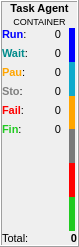
<?xml version="1.0" encoding="UTF-8"?>
<ui version="4.0">
 <class>FrmAgentStatus</class>
 <widget class="QFrame" name="FrmAgentStatus">
  <property name="geometry">
   <rect>
    <x>0</x>
    <y>0</y>
    <width>79</width>
    <height>247</height>
   </rect>
  </property>
  <property name="windowTitle">
   <string>Task Agent Status</string>
  </property>
  <property name="frameShape">
   <enum>QFrame::Box</enum>
  </property>
  <property name="frameShadow">
   <enum>QFrame::Raised</enum>
  </property>
  <layout class="QVBoxLayout" name="verticalLayout_2">
   <property name="spacing">
    <number>1</number>
   </property>
   <property name="leftMargin">
    <number>0</number>
   </property>
   <property name="topMargin">
    <number>0</number>
   </property>
   <property name="rightMargin">
    <number>0</number>
   </property>
   <property name="bottomMargin">
    <number>0</number>
   </property>
   <item>
    <widget class="QLabel" name="lblTaskAgentName">
     <property name="font">
      <font>
       <pointsize>8</pointsize>
       <weight>75</weight>
       <bold>true</bold>
      </font>
     </property>
     <property name="text">
      <string>Task Agent</string>
     </property>
     <property name="alignment">
      <set>Qt::AlignCenter</set>
     </property>
    </widget>
   </item>
   <item>
    <widget class="QLabel" name="lblTaskAgentMode">
     <property name="font">
      <font>
       <pointsize>7</pointsize>
      </font>
     </property>
     <property name="text">
      <string>CONTAINER</string>
     </property>
     <property name="alignment">
      <set>Qt::AlignCenter</set>
     </property>
    </widget>
   </item>
   <item>
    <layout class="QHBoxLayout" name="horizontalLayout">
     <property name="spacing">
      <number>6</number>
     </property>
     <item>
      <layout class="QVBoxLayout" name="verticalLayout">
       <item>
        <layout class="QGridLayout" name="gridLayout">
         <item row="0" column="0">
          <widget class="QLabel" name="label_5">
           <property name="font">
            <font>
             <pointsize>8</pointsize>
            </font>
           </property>
           <property name="text">
            <string>&lt;html&gt;&lt;head/&gt;&lt;body&gt;&lt;p&gt;&lt;span style=&quot; font-weight:600; color:#0000ff;&quot;&gt;Run&lt;/span&gt;:&lt;/p&gt;&lt;/body&gt;&lt;/html&gt;</string>
           </property>
          </widget>
         </item>
         <item row="0" column="1">
          <widget class="QLabel" name="lblRun">
           <property name="font">
            <font>
             <pointsize>8</pointsize>
            </font>
           </property>
           <property name="text">
            <string>0</string>
           </property>
           <property name="alignment">
            <set>Qt::AlignRight|Qt::AlignTrailing|Qt::AlignVCenter</set>
           </property>
           <property name="margin">
            <number>3</number>
           </property>
          </widget>
         </item>
         <item row="1" column="0">
          <widget class="QLabel" name="label_11">
           <property name="font">
            <font>
             <pointsize>8</pointsize>
            </font>
           </property>
           <property name="text">
            <string>&lt;html&gt;&lt;head/&gt;&lt;body&gt;&lt;p&gt;&lt;span style=&quot; font-weight:600; color:#008b8b;&quot;&gt;Wait&lt;/span&gt;:&lt;/p&gt;&lt;/body&gt;&lt;/html&gt;</string>
           </property>
          </widget>
         </item>
         <item row="1" column="1">
          <widget class="QLabel" name="lblWait">
           <property name="font">
            <font>
             <pointsize>8</pointsize>
            </font>
           </property>
           <property name="text">
            <string>0</string>
           </property>
           <property name="alignment">
            <set>Qt::AlignRight|Qt::AlignTrailing|Qt::AlignVCenter</set>
           </property>
           <property name="margin">
            <number>3</number>
           </property>
          </widget>
         </item>
         <item row="2" column="0">
          <widget class="QLabel" name="label_12">
           <property name="font">
            <font>
             <pointsize>8</pointsize>
            </font>
           </property>
           <property name="text">
            <string>&lt;html&gt;&lt;head/&gt;&lt;body&gt;&lt;p&gt;&lt;span style=&quot; font-weight:600; color:#ffa500;&quot;&gt;Pau&lt;/span&gt;:&lt;/p&gt;&lt;/body&gt;&lt;/html&gt;</string>
           </property>
          </widget>
         </item>
         <item row="2" column="1">
          <widget class="QLabel" name="lblPau">
           <property name="font">
            <font>
             <pointsize>8</pointsize>
            </font>
           </property>
           <property name="text">
            <string>0</string>
           </property>
           <property name="alignment">
            <set>Qt::AlignRight|Qt::AlignTrailing|Qt::AlignVCenter</set>
           </property>
           <property name="margin">
            <number>3</number>
           </property>
          </widget>
         </item>
         <item row="3" column="0">
          <widget class="QLabel" name="label_13">
           <property name="font">
            <font>
             <pointsize>8</pointsize>
            </font>
           </property>
           <property name="text">
            <string>&lt;html&gt;&lt;head/&gt;&lt;body&gt;&lt;p&gt;&lt;span style=&quot; font-weight:600; color:#808080;&quot;&gt;Sto&lt;/span&gt;:&lt;/p&gt;&lt;/body&gt;&lt;/html&gt;</string>
           </property>
          </widget>
         </item>
         <item row="3" column="1">
          <widget class="QLabel" name="lblSto">
           <property name="font">
            <font>
             <pointsize>8</pointsize>
            </font>
           </property>
           <property name="text">
            <string>0</string>
           </property>
           <property name="alignment">
            <set>Qt::AlignRight|Qt::AlignTrailing|Qt::AlignVCenter</set>
           </property>
           <property name="margin">
            <number>3</number>
           </property>
          </widget>
         </item>
         <item row="4" column="0">
          <widget class="QLabel" name="label_14">
           <property name="font">
            <font>
             <pointsize>8</pointsize>
            </font>
           </property>
           <property name="text">
            <string>&lt;html&gt;&lt;head/&gt;&lt;body&gt;&lt;p&gt;&lt;span style=&quot; font-weight:600; color:#ff0000;&quot;&gt;Fail&lt;/span&gt;:&lt;/p&gt;&lt;/body&gt;&lt;/html&gt;</string>
           </property>
          </widget>
         </item>
         <item row="4" column="1">
          <widget class="QLabel" name="lblFail">
           <property name="font">
            <font>
             <pointsize>8</pointsize>
            </font>
           </property>
           <property name="text">
            <string>0</string>
           </property>
           <property name="alignment">
            <set>Qt::AlignRight|Qt::AlignTrailing|Qt::AlignVCenter</set>
           </property>
           <property name="margin">
            <number>3</number>
           </property>
          </widget>
         </item>
         <item row="5" column="0">
          <widget class="QLabel" name="label_15">
           <property name="font">
            <font>
             <pointsize>8</pointsize>
            </font>
           </property>
           <property name="text">
            <string>&lt;html&gt;&lt;head/&gt;&lt;body&gt;&lt;p&gt;&lt;span style=&quot; font-weight:600; color:#21ca21;&quot;&gt;Fin&lt;/span&gt;:&lt;/p&gt;&lt;/body&gt;&lt;/html&gt;</string>
           </property>
          </widget>
         </item>
         <item row="5" column="1">
          <widget class="QLabel" name="lblFin">
           <property name="font">
            <font>
             <pointsize>8</pointsize>
            </font>
           </property>
           <property name="text">
            <string>0</string>
           </property>
           <property name="alignment">
            <set>Qt::AlignRight|Qt::AlignTrailing|Qt::AlignVCenter</set>
           </property>
           <property name="margin">
            <number>3</number>
           </property>
          </widget>
         </item>
        </layout>
       </item>
       <item>
        <spacer name="verticalSpacer_2">
         <property name="orientation">
          <enum>Qt::Vertical</enum>
         </property>
         <property name="sizeHint" stdset="0">
          <size>
           <width>20</width>
           <height>40</height>
          </size>
         </property>
        </spacer>
       </item>
      </layout>
     </item>
     <item>
      <layout class="QVBoxLayout" name="vlyStatus" stretch="1,1,1,1,1,1">
       <property name="spacing">
        <number>0</number>
       </property>
       <property name="leftMargin">
        <number>2</number>
       </property>
       <property name="rightMargin">
        <number>2</number>
       </property>
       <item>
        <widget class="QFrame" name="frmRunning">
         <property name="sizePolicy">
          <sizepolicy hsizetype="Preferred" vsizetype="Expanding">
           <horstretch>0</horstretch>
           <verstretch>0</verstretch>
          </sizepolicy>
         </property>
         <property name="minimumSize">
          <size>
           <width>6</width>
           <height>0</height>
          </size>
         </property>
         <property name="maximumSize">
          <size>
           <width>6</width>
           <height>16777215</height>
          </size>
         </property>
         <property name="styleSheet">
          <string notr="true">background-color: rgb(0, 0, 255);</string>
         </property>
         <property name="frameShape">
          <enum>QFrame::Panel</enum>
         </property>
         <property name="frameShadow">
          <enum>QFrame::Plain</enum>
         </property>
         <property name="lineWidth">
          <number>0</number>
         </property>
        </widget>
       </item>
       <item>
        <widget class="QFrame" name="frmWaiting_">
         <property name="sizePolicy">
          <sizepolicy hsizetype="Preferred" vsizetype="Expanding">
           <horstretch>0</horstretch>
           <verstretch>0</verstretch>
          </sizepolicy>
         </property>
         <property name="minimumSize">
          <size>
           <width>6</width>
           <height>0</height>
          </size>
         </property>
         <property name="maximumSize">
          <size>
           <width>6</width>
           <height>16777215</height>
          </size>
         </property>
         <property name="styleSheet">
          <string notr="true">background-color: rgb(14, 170, 204);</string>
         </property>
         <property name="frameShape">
          <enum>QFrame::Panel</enum>
         </property>
         <property name="frameShadow">
          <enum>QFrame::Plain</enum>
         </property>
         <property name="lineWidth">
          <number>0</number>
         </property>
        </widget>
       </item>
       <item>
        <widget class="QFrame" name="frmPaused">
         <property name="sizePolicy">
          <sizepolicy hsizetype="Preferred" vsizetype="Expanding">
           <horstretch>0</horstretch>
           <verstretch>0</verstretch>
          </sizepolicy>
         </property>
         <property name="minimumSize">
          <size>
           <width>6</width>
           <height>0</height>
          </size>
         </property>
         <property name="maximumSize">
          <size>
           <width>6</width>
           <height>16777215</height>
          </size>
         </property>
         <property name="styleSheet">
          <string notr="true">background-color:rgb(255, 165, 0);</string>
         </property>
         <property name="frameShape">
          <enum>QFrame::Panel</enum>
         </property>
         <property name="frameShadow">
          <enum>QFrame::Plain</enum>
         </property>
         <property name="lineWidth">
          <number>0</number>
         </property>
        </widget>
       </item>
       <item>
        <widget class="QFrame" name="frmStopped">
         <property name="sizePolicy">
          <sizepolicy hsizetype="Preferred" vsizetype="Expanding">
           <horstretch>0</horstretch>
           <verstretch>0</verstretch>
          </sizepolicy>
         </property>
         <property name="minimumSize">
          <size>
           <width>6</width>
           <height>0</height>
          </size>
         </property>
         <property name="maximumSize">
          <size>
           <width>6</width>
           <height>16777215</height>
          </size>
         </property>
         <property name="styleSheet">
          <string notr="true">background-color: rgb(121, 121, 121);</string>
         </property>
         <property name="frameShape">
          <enum>QFrame::Panel</enum>
         </property>
         <property name="frameShadow">
          <enum>QFrame::Plain</enum>
         </property>
         <property name="lineWidth">
          <number>0</number>
         </property>
        </widget>
       </item>
       <item>
        <widget class="QFrame" name="frmFailed">
         <property name="sizePolicy">
          <sizepolicy hsizetype="Preferred" vsizetype="Expanding">
           <horstretch>0</horstretch>
           <verstretch>0</verstretch>
          </sizepolicy>
         </property>
         <property name="minimumSize">
          <size>
           <width>6</width>
           <height>0</height>
          </size>
         </property>
         <property name="maximumSize">
          <size>
           <width>6</width>
           <height>16777215</height>
          </size>
         </property>
         <property name="styleSheet">
          <string notr="true">background-color: rgb(255, 0, 0);</string>
         </property>
         <property name="frameShape">
          <enum>QFrame::Panel</enum>
         </property>
         <property name="frameShadow">
          <enum>QFrame::Plain</enum>
         </property>
         <property name="lineWidth">
          <number>0</number>
         </property>
        </widget>
       </item>
       <item>
        <widget class="QFrame" name="frmFinished">
         <property name="sizePolicy">
          <sizepolicy hsizetype="Preferred" vsizetype="Expanding">
           <horstretch>0</horstretch>
           <verstretch>0</verstretch>
          </sizepolicy>
         </property>
         <property name="minimumSize">
          <size>
           <width>6</width>
           <height>0</height>
          </size>
         </property>
         <property name="maximumSize">
          <size>
           <width>6</width>
           <height>16777215</height>
          </size>
         </property>
         <property name="styleSheet">
          <string notr="true">background-color: rgb(33, 202, 33);</string>
         </property>
         <property name="frameShape">
          <enum>QFrame::Panel</enum>
         </property>
         <property name="frameShadow">
          <enum>QFrame::Plain</enum>
         </property>
         <property name="lineWidth">
          <number>0</number>
         </property>
        </widget>
       </item>
      </layout>
     </item>
    </layout>
   </item>
   <item>
    <layout class="QHBoxLayout" name="horizontalLayout_8">
     <item>
      <widget class="QLabel" name="label">
       <property name="font">
        <font>
         <pointsize>8</pointsize>
        </font>
       </property>
       <property name="text">
        <string>Total:</string>
       </property>
      </widget>
     </item>
     <item>
      <widget class="QLabel" name="lblTotalTasks">
       <property name="font">
        <font>
         <pointsize>8</pointsize>
         <weight>75</weight>
         <bold>true</bold>
        </font>
       </property>
       <property name="text">
        <string>0</string>
       </property>
       <property name="alignment">
        <set>Qt::AlignRight|Qt::AlignTrailing|Qt::AlignVCenter</set>
       </property>
       <property name="margin">
        <number>3</number>
       </property>
      </widget>
     </item>
    </layout>
   </item>
  </layout>
 </widget>
 <resources/>
 <connections/>
</ui>
